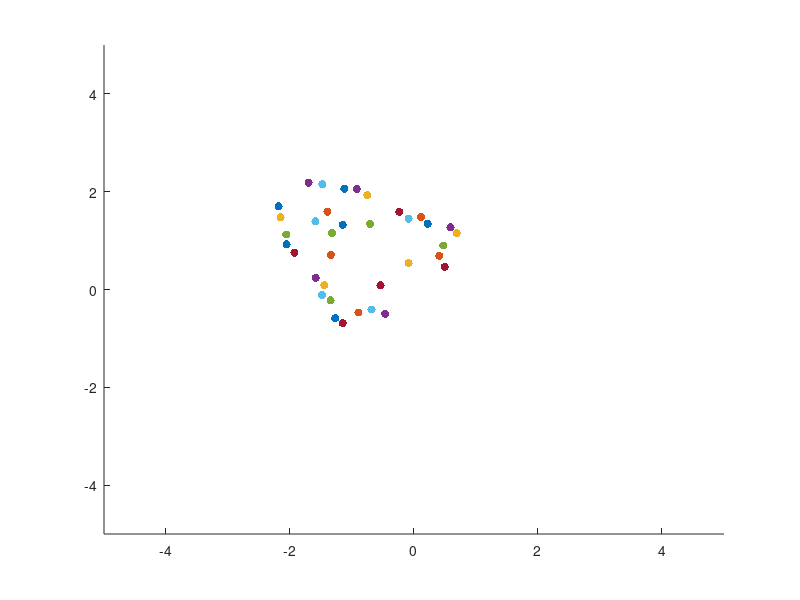
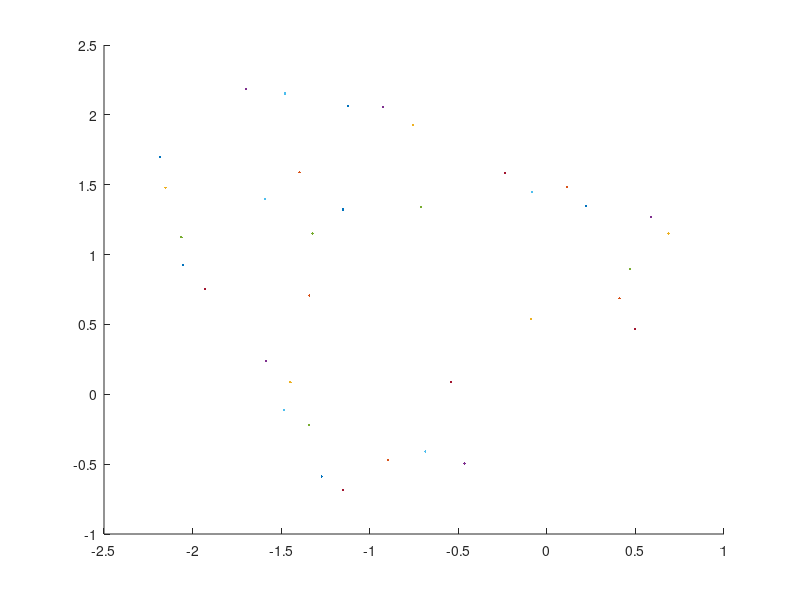
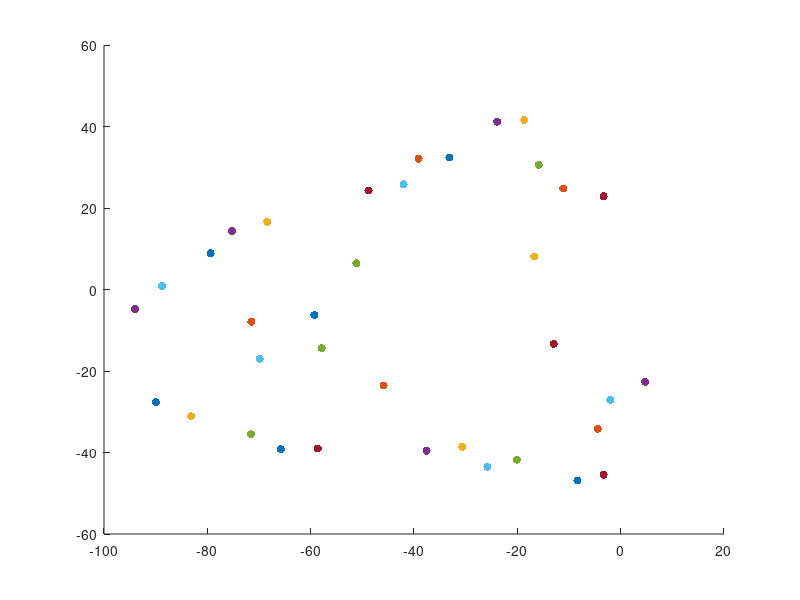

Write the MATLAB code that produced these figures, in order.
% % symmetric dots
% clear
% % set up Psychtoolbox window
% % Screen('Preference', 'SkipSyncTests', 1); % only for testing purposes
% % 
% %           [w, rect] = PsychImaging('OpenWindow', 0, 0.5,[0 0 640 480],32,2);
% % 
% % Screen('BlendFunction', win, GL_SRC_ALPHA, GL_ONE_MINUS_SRC_ALPHA);
% rect= [ 0 0 400 800]
% % define dot characteristics
% dotDiameter = 0.1; % in degrees
% compartmentSize = 0.16; % in degrees
% jitterSize = 0.04; % in degrees
% numDots = 18;
% 
% % calculate positions for one side of symmetric pattern
% cols = setdiff(1:9, 5); % exclude middle column
% rows = randperm(18, numDots);
% numDotsPerCol = [3 3 2 2 2 2 2 2];
% numDotsPerCol = numDotsPerCol(randperm(8));
% dotPositions = zeros(18, 9);
% for c = 1:length(cols)
%     colIdx = cols(c);
%     colRows = find(dotPositions(:, colIdx));
%     if length(colRows) < numDotsPerCol(c)
%         % place dots in empty rows
%         emptyRows = setdiff(1:18, colRows);
%         newRows = emptyRows(randperm(length(emptyRows), numDotsPerCol(c)-length(colRows)));
%         dotPositions(newRows, colIdx) = 1;
%     end
% end
% rowIdx = find(dotPositions);
% dotPositions(rowIdx) = rows(randperm(length(rows)));
% 
% % jitter dot positions
% [x, y] = meshgrid((0:17)*compartmentSize, (0:17)*compartmentSize);
% x = x + (rand(size(x))-0.5)*jitterSize*2;
% y = y + (rand(size(y))-0.5)*jitterSize*2;
% dotX = x(dotPositions~=0);
% dotY = y(dotPositions~=0);
% 
% % generate symmetric pattern by mirroring
% dotX = [dotX; 2*compartmentSize - dotX];
% dotY = [dotY; dotY];
% 
% % apply orientation offset of 45 degrees
% theta = deg2rad(-45);
% rotationMatrix = [cos(theta) -sin(theta); sin(theta) cos(theta)];
% dotPositions = rotationMatrix * [dotX'; dotY'];
% dotX = dotPositions(1,:)';
% dotY = dotPositions(2,:)';
% 
% % convert positions to pixels
% dotX = dotX * rect(3);
% dotY = dotY * rect(4);
% 
% % plot dots
% dotColor = [1 1 1];
% dotSizePix = round(dotDiameter * rect(4));
% for i = 1:length(dotX)
% %    Screen('DrawDots', win, [dotX(i) dotY(i)], dotSizePix, dotColor, [], 1);
%     scatter(dotX(i), dotY(i));
%     hold on
% end
% %Screen('Flip', win);
% 
% % wait for key press to exit
%   
% %%
% 
% dotDiameter = 0.1; % in degrees
% compartmentSize = 0.16; % in degrees
% jitterSize = 0.04; % in degrees
% numDots = 18;
% 
% % calculate positions for one side of symmetric pattern
% cols = setdiff(1:9, 5); % exclude middle column
% rows = randperm(18, numDots);
% numDotsPerCol = [3 3 2 2 2 2 2 2];
% numDotsPerCol = numDotsPerCol(randperm(8));
% dotPositions = zeros(18, 9);
% for c = 1:length(cols)
%     colIdx = cols(c);
%     colRows = find(dotPositions(:, colIdx));
%     if length(colRows) < numDotsPerCol(c)
%         % place dots in empty rows
%         emptyRows = setdiff(1:18, colRows);
%         newRows = emptyRows(randperm(length(emptyRows), numDotsPerCol(c)-length(colRows)));
%         dotPositions(newRows, colIdx) = 1;
%     end
% end
% rowIdx = find(dotPositions);
% dotPositions(rowIdx) = rows(randperm(length(rows)));
% 
% % jitter dot positions
% [x, y] = meshgrid((0:17)*compartmentSize, (0:17)*compartmentSize);
% x = x + (rand(size(x))-0.5)*jitterSize*2;
% y = y + (rand(size(y))-0.5)*jitterSize*2;
% dotX = x(dotPositions~=0);
% dotY = y(dotPositions~=0);
% 
% % generate symmetric pattern by mirroring
% dotX = [dotX; 2*compartmentSize - dotX];
% dotY = [dotY; dotY];
% 
% % apply orientation offset of 45 degrees
% theta = deg2rad(-45);
% rotationMatrix = [cos(theta) -sin(theta); sin(theta) cos(theta)];
% dotPositions = rotationMatrix * [dotX'; dotY'];
% dotX = dotPositions(1,:)';
% dotY = dotPositions(2,:)';
% 
% % convert positions to pixels
% dotX = dotX * rect(3);
% dotY = dotY * rect(4);
% 
% % plot dots
% dotColor = [1 1 1];
% dotSizePix = round(dotDiameter * rect(4));
% for i = 1:length(dotX)
%     scatter(dotX(i), dotY(i));
%     hold on
% end
% 
% 
% 
% %%
% % Define constants
% dotSize = 0.1; % in degrees
% compartmentSize = 0.16; % in degrees
% jitterRange = 0.04; % in degrees
% numDots = 18;
% 
% % Create dot positions on one side of the symmetry axis
% dotPositions = zeros(numDots, 2);
% cols = randperm(9) + 1;
% for i = 1:2
%     dotPositions(:, cols(i)) = repmat([1; 2; 3], 1, 2);
% end
% for i = 3:9
%     dotPositions(:, cols(i)) = repmat([1; 2], 1, 3);
% end
% dotRows = randperm(numDots)';
% dotPositions(:, 1) = dotRows;
% 
% % Create mirrored dot positions on the other side of the symmetry axis
% mirroredDotPositions = [dotPositions(:, 1), 10 - dotPositions(:, 2)];
% 
% % Jitter dot positions
% dotPositions = dotPositions + jitterRange * randn(size(dotPositions));
% mirroredDotPositions = mirroredDotPositions + jitterRange * randn(size(mirroredDotPositions));
% 
% % Combine dot positions
% dotPositions = [dotPositions; mirroredDotPositions];
% 
% % Add orientation offset of 45 degrees to the dot positions
% theta = deg2rad(45);
% rotMatrix = [cos(theta), -sin(theta); sin(theta), cos(theta)];
% dotPositions = dotPositions * rotMatrix;
% 
% % Draw dots
% for i = 1:size(dotPositions, 1)
%     x = (dotPositions(i, 1) - 1) * compartmentSize;
%     y = (dotPositions(i, 2) - 1) * compartmentSize;
%    % Screen('DrawDots', window, [x, y], dotSize, [255 255 255]);
%     scatter(x,y,dotSize)
%     hold on
% end
% 
% % Flip window to show dots
% %Screen('Flip', window);
% 
% % Wait for a key press
% KbWait();
% 
% % Clear screen and close window
% sca();




%%
rect= [ 0 0 34 34]

dotDiameter = 0.1; % in degrees
compartmentSize = 0.16; % in degrees
jitterSize = 0.04; % in degrees
numDots = 18;

% calculate positions for one side of symmetric pattern
cols = setdiff(1:9, 9); % exclude middle column
rows = randperm(18, numDots);
numDotsPerCol = [3 3 2 2 2 2 2 2];
numDotsPerCol = numDotsPerCol(randperm(8));
dotPositions = zeros(18, 9);
for c = 1:length(cols)
    colIdx = cols(c);
    colRows = find(dotPositions(:, colIdx));
    if length(colRows) < numDotsPerCol(c)
        % place dots in empty rows
        emptyRows = setdiff(1:18, colRows);
        newRows = emptyRows(randperm(length(emptyRows), numDotsPerCol(c)-length(colRows)));
        dotPositions(newRows, colIdx) = 1;
    end
end
rowIdx = find(dotPositions);
rowIdx = rowIdx(randperm(length(rowIdx)));
dotPositions(rowIdx(1:18)) = rows;

% jitter dot positions
[x, y] = meshgrid((0:17)*compartmentSize, (0:17)*compartmentSize);

 x=x(:,2:end)
 y=y(:,2:end)

x=x(dotPositions~=0);
y=y(dotPositions~=0);
x = x + (rand(size(x))-0.5)*jitterSize*2;
y = y + (rand(size(y))-0.5)*jitterSize*2;
%dotX = x(dotPositions~=0);
%dotY = y(dotPositions~=0);

dotX = x
dotY = y


% generate symmetric pattern by mirroring
%dotX = [dotX; 2*compartmentSize - dotX];
dotX = [dotX; - dotX];

dotY = [dotY; dotY];

% apply orientation offset of 45 degrees
theta = deg2rad(45);
rotationMatrix = [cos(theta) -sin(theta); sin(theta) cos(theta)];
dotPositions = rotationMatrix * [dotX'; dotY'];
dotX = dotPositions(1,:)';
dotY = dotPositions(2,:)';
% dotX=dotX(2:end)
% dotY=dotY(2:end)
% convert positions to pixels
dotXpix = dotX * rect(3);
dotYpix = dotY * rect(4);

% plot dots
dotColor = [1 1 1];
dotSizePix = round(dotDiameter * rect(4));
figure
for i = 1:length(dotX)
%    Screen('DrawDots', win, [dotX(i) dotY(i)], dotSizePix, dotColor, [], 1);
    scatter(dotX(i), dotY(i), dotSizePix,'filled', 'r');
    hold on
end
close all

figure
for i = 1:length(dotX)
%    Screen('DrawDots', win, [dotX(i) dotY(i)], dotSizePix, dotColor, [], 1);
    scatter(dotX(i), dotY(i), 35,'filled', 'w');
    hold on
end
set(gca,'color',[0.5 0.5 0.5])
xlim([-5 5])
ylim([-5 5])
print('symmetric_dots', '-dpng', '-r300'); %<-Save as PNG with 300 DPI


%% figure 2: comparisons


% apply orientation offset of 45 degrees
theta = deg2rad(55);
rotationMatrix = [cos(theta) -sin(theta); sin(theta) cos(theta)];
dotPositions = rotationMatrix * [dotX'; dotY'];
dotX = dotPositions(1,:)';
dotY = dotPositions(2,:)';
% dotX=dotX(2:end)
% dotY=dotY(2:end)
% convert positions to pixels
dotX = dotX * rect(3);
dotY = dotY * rect(4);

% plot dots
dotColor = [1 1 1];
dotSizePix = round(dotDiameter * rect(4));
% figure
% for i = 1:length(dotX)
% %    Screen('DrawDots', win, [dotX(i) dotY(i)], dotSizePix, dotColor, [], 1);
%     scatter(dotX(i), dotY(i), dotSizePix,'filled', 'r');
%     hold on
% end


figure
for i = 1:length(dotX)
%    Screen('DrawDots', win, [dotX(i) dotY(i)], dotSizePix, dotColor, [], 1);
    scatter(dotX(i), dotY(i), 35,'filled', 'w');
    hold on
end
set(gca,'color',[0.5 0.5 0.5])
